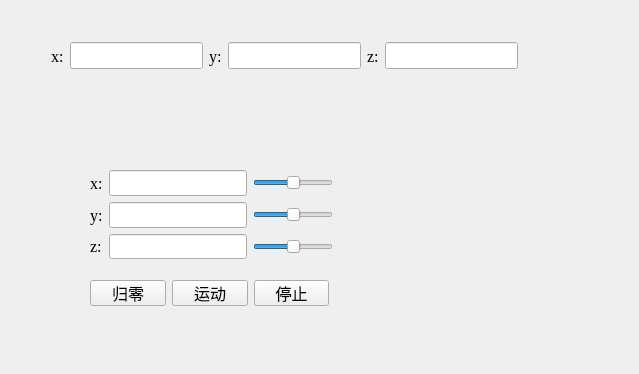
<?xml version="1.0" encoding="UTF-8"?>
<ui version="4.0">
 <class>Delta_Chest</class>
 <widget class="QWidget" name="Delta_Chest">
  <property name="geometry">
   <rect>
    <x>0</x>
    <y>0</y>
    <width>639</width>
    <height>374</height>
   </rect>
  </property>
  <property name="font">
   <font>
    <family>Times New Roman</family>
   </font>
  </property>
  <property name="windowTitle">
   <string>Form</string>
  </property>
  <widget class="QWidget" name="layoutWidget">
   <property name="geometry">
    <rect>
     <x>90</x>
     <y>280</y>
     <width>239</width>
     <height>26</height>
    </rect>
   </property>
   <property name="font">
    <font>
     <family>楷体</family>
     <pointsize>12</pointsize>
    </font>
   </property>
   <layout class="QHBoxLayout" name="horizontalLayout">
    <item>
     <widget class="QPushButton" name="ZeroButton">
      <property name="font">
       <font>
        <family>楷体</family>
        <pointsize>12</pointsize>
       </font>
      </property>
      <property name="text">
       <string>归零</string>
      </property>
     </widget>
    </item>
    <item>
     <widget class="QPushButton" name="StartButton">
      <property name="font">
       <font>
        <family>楷体</family>
        <pointsize>12</pointsize>
       </font>
      </property>
      <property name="text">
       <string>运动</string>
      </property>
     </widget>
    </item>
    <item>
     <widget class="QPushButton" name="PauseButton">
      <property name="font">
       <font>
        <family>楷体</family>
        <pointsize>12</pointsize>
       </font>
      </property>
      <property name="text">
       <string>停止</string>
      </property>
     </widget>
    </item>
   </layout>
  </widget>
  <widget class="QWidget" name="layoutWidget">
   <property name="geometry">
    <rect>
     <x>90</x>
     <y>170</y>
     <width>243</width>
     <height>89</height>
    </rect>
   </property>
   <property name="font">
    <font>
     <family>Times New Roman</family>
     <pointsize>12</pointsize>
    </font>
   </property>
   <layout class="QGridLayout" name="gridLayout">
    <item row="0" column="0">
     <widget class="QLabel" name="label_4">
      <property name="font">
       <font>
        <family>Times New Roman</family>
        <pointsize>12</pointsize>
       </font>
      </property>
      <property name="text">
       <string>x:</string>
      </property>
     </widget>
    </item>
    <item row="0" column="1">
     <widget class="QLineEdit" name="lineEdit_x">
      <property name="font">
       <font>
        <family>Times New Roman</family>
        <pointsize>12</pointsize>
       </font>
      </property>
     </widget>
    </item>
    <item row="0" column="2">
     <widget class="QSlider" name="horizontalSlider_x">
      <property name="font">
       <font>
        <family>Times New Roman</family>
        <pointsize>12</pointsize>
       </font>
      </property>
      <property name="cursor">
       <cursorShape>ArrowCursor</cursorShape>
      </property>
      <property name="layoutDirection">
       <enum>Qt::LeftToRight</enum>
      </property>
      <property name="minimum">
       <number>-100</number>
      </property>
      <property name="maximum">
       <number>100</number>
      </property>
      <property name="orientation">
       <enum>Qt::Horizontal</enum>
      </property>
     </widget>
    </item>
    <item row="1" column="0">
     <widget class="QLabel" name="label_5">
      <property name="font">
       <font>
        <family>Times New Roman</family>
        <pointsize>12</pointsize>
       </font>
      </property>
      <property name="text">
       <string>y:</string>
      </property>
     </widget>
    </item>
    <item row="1" column="1">
     <widget class="QLineEdit" name="lineEdit_y">
      <property name="font">
       <font>
        <family>Times New Roman</family>
        <pointsize>12</pointsize>
       </font>
      </property>
     </widget>
    </item>
    <item row="1" column="2">
     <widget class="QSlider" name="horizontalSlider_y">
      <property name="font">
       <font>
        <family>Times New Roman</family>
        <pointsize>12</pointsize>
       </font>
      </property>
      <property name="cursor">
       <cursorShape>ArrowCursor</cursorShape>
      </property>
      <property name="minimum">
       <number>-100</number>
      </property>
      <property name="maximum">
       <number>100</number>
      </property>
      <property name="orientation">
       <enum>Qt::Horizontal</enum>
      </property>
     </widget>
    </item>
    <item row="2" column="0">
     <widget class="QLabel" name="label_6">
      <property name="font">
       <font>
        <family>Times New Roman</family>
        <pointsize>12</pointsize>
       </font>
      </property>
      <property name="text">
       <string>z:</string>
      </property>
     </widget>
    </item>
    <item row="2" column="1">
     <widget class="QLineEdit" name="lineEdit_z">
      <property name="font">
       <font>
        <family>Times New Roman</family>
        <pointsize>12</pointsize>
       </font>
      </property>
     </widget>
    </item>
    <item row="2" column="2">
     <widget class="QSlider" name="horizontalSlider_z">
      <property name="font">
       <font>
        <family>Times New Roman</family>
        <pointsize>12</pointsize>
       </font>
      </property>
      <property name="cursor">
       <cursorShape>ArrowCursor</cursorShape>
      </property>
      <property name="minimum">
       <number>-100</number>
      </property>
      <property name="maximum">
       <number>100</number>
      </property>
      <property name="orientation">
       <enum>Qt::Horizontal</enum>
      </property>
     </widget>
    </item>
   </layout>
  </widget>
  <widget class="QWidget" name="layoutWidget">
   <property name="geometry">
    <rect>
     <x>51</x>
     <y>41</y>
     <width>467</width>
     <height>30</height>
    </rect>
   </property>
   <property name="font">
    <font>
     <family>Times New Roman</family>
     <pointsize>12</pointsize>
    </font>
   </property>
   <layout class="QHBoxLayout" name="horizontalLayout_2">
    <item>
     <widget class="QLabel" name="label">
      <property name="font">
       <font>
        <family>Times New Roman</family>
        <pointsize>12</pointsize>
       </font>
      </property>
      <property name="text">
       <string>x:</string>
      </property>
     </widget>
    </item>
    <item>
     <widget class="QLineEdit" name="x_coordinate">
      <property name="font">
       <font>
        <family>Times New Roman</family>
        <pointsize>12</pointsize>
       </font>
      </property>
     </widget>
    </item>
    <item>
     <widget class="QLabel" name="label_2">
      <property name="font">
       <font>
        <family>Times New Roman</family>
        <pointsize>12</pointsize>
       </font>
      </property>
      <property name="text">
       <string>y:</string>
      </property>
     </widget>
    </item>
    <item>
     <widget class="QLineEdit" name="y_coordinate">
      <property name="font">
       <font>
        <family>Times New Roman</family>
        <pointsize>12</pointsize>
       </font>
      </property>
     </widget>
    </item>
    <item>
     <widget class="QLabel" name="label_3">
      <property name="font">
       <font>
        <family>Times New Roman</family>
        <pointsize>12</pointsize>
       </font>
      </property>
      <property name="text">
       <string>z:</string>
      </property>
     </widget>
    </item>
    <item>
     <widget class="QLineEdit" name="z_coordinate">
      <property name="font">
       <font>
        <family>Times New Roman</family>
        <pointsize>12</pointsize>
       </font>
      </property>
     </widget>
    </item>
   </layout>
  </widget>
 </widget>
 <resources/>
 <connections/>
</ui>
